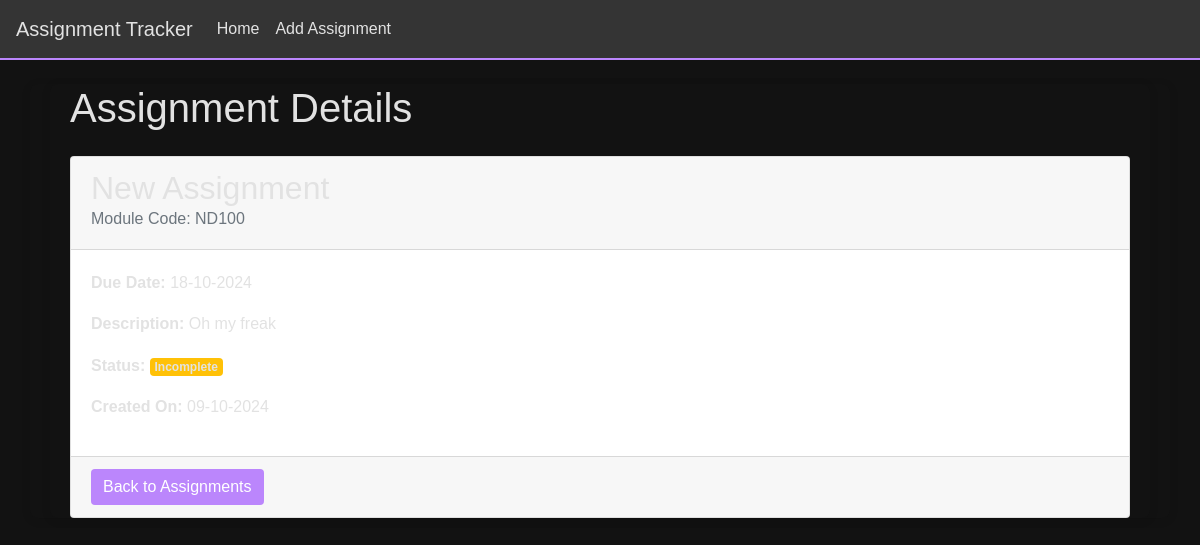
Page /view-assignment/4 on the earlier database version.
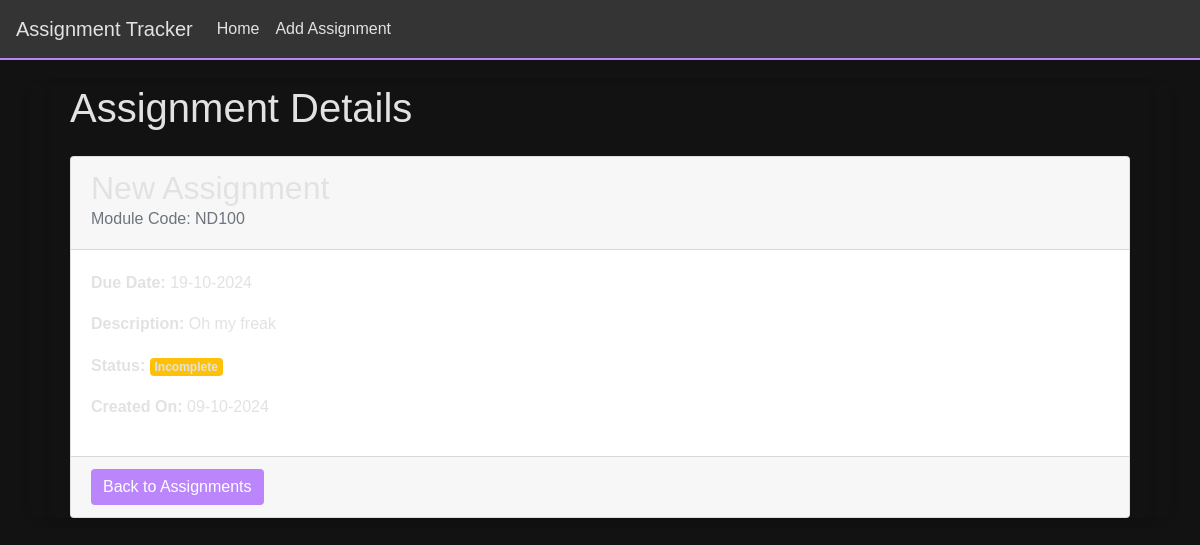
Same page on the later database version.
### app/models.py (models this page shows, shortened)
class Assignment(db.Model):
    id = db.Column(db.Integer, primary_key=True)
    title = db.Column(db.String(100), nullable=False)  # Assessment title
    module_code = db.Column(db.String(20), nullable=False)  # Module code
    deadline = db.Column(db.DateTime, nullable=False)  # Deadline date
    description = db.Column(db.Text, nullable=True)  # Short description
    is_completed = db.Column(db.Boolean, default=False)  # Completion status
    date_created = db.Column(db.DateTime, default=datetime.utcnow)  # Timestamp for when the assignment was added

### app/views.py (the view)
@app.route("/view-assignment/<int:assignment_id>")
def view_assignment(assignment_id):
    assignment = Assignment.query.get(assignment_id)
    if assignment is None:
        return render_template("404.html", message="Assignment doesn't exist!"), 404
    return render_template("view_assignment.html", assignment = assignment)

### app/templates/view_assignment.html
{% extends "base.html" %}
{% block content %}
    <div class="container">
        <h1>Assignment Details</h1>
        <div class="card mt-4">
            <div class="card-header">
                <h2>{{ assignment.title }}</h2>
                <h6 class="card-subtitle mb-2 text-muted">Module Code: {{ assignment.module_code }}</h6>
            </div>
            <div class="card-body">
                <p><strong>Due Date:</strong> {{ assignment.deadline.strftime('%d-%m-%Y') }}</p>
                <p><strong>Description:</strong> {{ assignment.description }}</p>
                <p><strong>Status:</strong>
                {% if assignment.is_completed %}
                    <span class="badge bg-success">Completed</span>
                {% else %}
                    <span class="badge bg-warning">Incomplete</span>
                {% endif %}
                </p>
                <p><strong>Created On:</strong> {{ assignment.date_created.strftime('%d-%m-%Y')}}</p>
            </div>
            <div class="card-footer">
                <a href="{{ url_for('index') }}" class="btn btn-primary">Back to Assignments</a>
            </div>
        </div>
    </div>
{% endblock %}

Differences in the rows shown:
changed Assignment "New Assignment": deadline "18-10-2024" → "19-10-2024"
